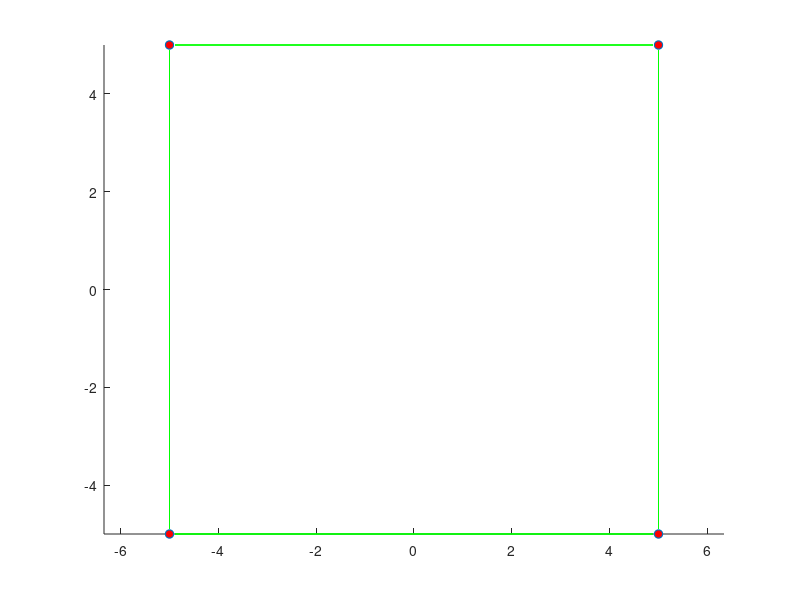
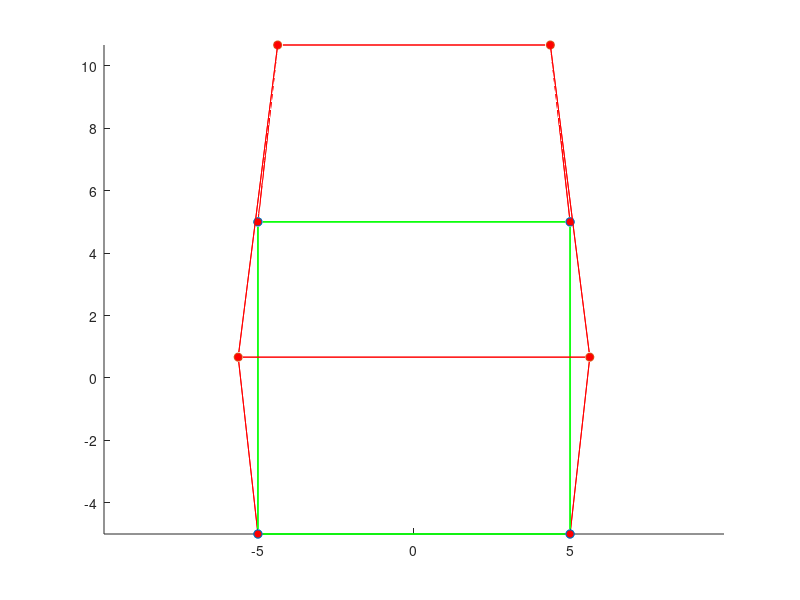
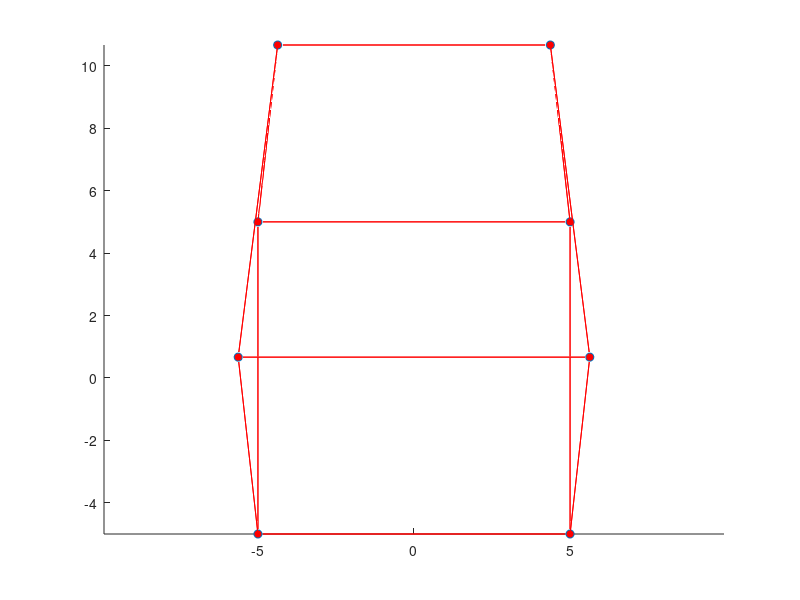

Write MATLAB code to recreate these figures, in order.
function FEM_selective_reduced_integration
%
%          Example 2D and 3D Linear elastic FEM code
%          Demonstrates use of selective reduced integration to fix
%          volumetric locking
%
%            Currently coded to run either plane strain or plane stress (2DOF) or general 3D but
%            could easily be modified for axisymmetry too.
%
%        Variables read from input file;
%        nprops              No. material parameters
%        materialprops(i)    List of material parameters
%        ncoord              No. spatial coords (2 for 2D, 3 for 3D)
%        ndof                No. degrees of freedom per node (2 for 2D, 3 for 3D)
%                            (here ndof=ncoord, but the program allows them to be different
%                            to allow extension to plate & beam elements with C^1 continuity)
%        nnode               No. nodes
%        coords(i,j)         ith coord of jth node, for i=1..ncoord; j=1..nnode
%        nelem               No. elements
%        maxnodes            Max no. nodes on any one element (used for array dimensioning)
%        nelnodes(i)         No. nodes on the ith element
%        elident(i)          An integer identifier for the ith element.  Not used
%                            in this code but could be used to switch on reduced integration,
%                            etc.
%        connect(i,j)        List of nodes on the jth element
%        nfix                Total no. prescribed displacements
%        fixnodes(i,j)       List of prescribed displacements at nodes
%                            fixnodes(1,j) Node number
%                            fixnodes(2,j) Displacement component number (1, 2 or 3)
%                            fixnodes(3,j) Value of the displacement
%        ndload              Total no. element faces subjected to tractions
%        dloads(i,j)         List of element tractions
%                            dloads(1,j) Element number
%                            dloads(2,j) face number
%                            dloads(3,j), dloads(4,j), dloads(5,j) Components of traction
%                            (assumed uniform) 
%
% This file should be run with the input file
% volumetric_locking_demo_linear.txt or volumetric_locking_demo_quad.txt
% 
%
% ==================== Read data from the input file ===========================
%
%
% YOU NEED TO CHANGE THE PATH & FILE NAME TO POINT TO YOUR INPUT FILE
%
% infile=fopen('volumetric_locking_demo_linear.txt','r');
infile=fopen('LinearElastic_Hex8.txt','r');
outfile=fopen('Result_Reduced.txt','w');

[nprops,materialprops,ncoord,ndof,nnode,coords,nelem,maxnodes,connect,nelnodes,elident,nfix,fixnodes,ndload,dloads] = read_input_file(infile);

fclose(infile);

% Plot the initial mesh as a check
close all
figure
plotmesh(coords,ncoord,nnode,connect,nelem,elident,nelnodes,'g');

%
%============================ MAIN FEM ANALYSIS PROCEDURE ========================
%
%   dofs        Nodal displacements.  Let u_i^a be ith displacement component
%               at jth node.  Then dofs contain (u_1^1, u_2^1, u_1^2, u_2^2....) for 2D
%               and (u_1^1, u_2^1, u_3^1, u_1^2, u_2^2, u_3^2....) for 3D
%
%   K           Global stiffness matrix.  Stored as (K_1111 K_1112  K_1121  K_1122...
%                                                    K_1211 K_1212  K_1221  K_1222...
%                                                    K_2111 K_2112  K_2121  K_2122...)
%               for 2D problem and similarly for 3D problem
%   r           Force vector.  Currently only includes contribution from tractions
%               acting on element faces (i.e. body forces are neglected)
%
  dofs = zeros(ndof*nnode,1);  

  K = globalstiffness(ncoord,ndof,nnode,coords,nelem,maxnodes,elident,nelnodes,connect,materialprops,dofs);

  r = globaltraction(ncoord,ndof,nnode,ndload,coords,nelnodes,elident,connect,dloads,dofs);

%
%  Fix constrained nodes.  We should really do this in a way that preserves the symmetry of K
%  but it's not worth it for the small demo problems here.
%
  for n = 1:nfix
     rw = ndof*(fixnodes(1,n)-1) + fixnodes(2,n);
     for cl = 1:ndof*nnode
        K(rw,cl) = 0;
     end
     K(rw,rw) = 1.;
     r(rw) = fixnodes(3,n);
  end
%
% Solve for the displacements
%

  dofs = K\r;

%
%================================= POST-PROCESSING =================================
%
% Create a plot of the deformed mesh
%

  defcoords = zeros(ndof,nnode); 
  scalefactor = 1.0;
  for i = 1:nnode
    for j = 1:ndof
       defcoords(j,i) = coords(j,i) + scalefactor*dofs(ndof*(i-1)+j); 
    end
  end

 figure
 plotmesh(coords,ncoord,nnode,connect,nelem,elident,nelnodes,'g');
 hold on
 plotmesh(defcoords,ncoord,nnode,connect,nelem,elident,nelnodes,'r');  
  
 %
 % Compare the predicted deformation with the exact result
 %
 figure
 
 plotmesh(defcoords,ncoord,nnode,connect,nelem,elident,nelnodes,'r'); 
 a = coords(2,1);
 b = coords(1,nnode);
 p = 1.;
 E = 2*materialprops(1)*(1+materialprops(2));
 nu = materialprops(2);
 for i =1:nnode
   x1=coords(1,i);
   x2=coords(2,i);
   r=sqrt(x1^2+x2^2);
   ur = (1+nu)*a^2*b^2*p/(E*(b^2-a^2))*(1/r+(1-2*materialprops(2))*r/b^2);
   u1 = ur*x1/(sqrt(x1^2+x2^2));
   u2 = ur*x2/(sqrt(x1^2+x2^2));
   scale = 1.;
   defcoords(1,i) = coords(1,i) + scale*u1;
   defcoords(2,i) = coords(2,i) + scale*u2; 
 end
 
 plotmesh(defcoords,ncoord,nnode,connect,nelem,elident,nelnodes,'b'); 
 
 print_results(outfile, ...
    nprops,materialprops,ncoord,ndof,nnode,coords, ...
    nelem,maxnodes,connect,nelnodes,elident, ...
    nfix,fixnodes,ndload,dloads,dofs)
 
fclose(outfile); 
end 

%================= Material Stiffness ==================================
%
%    Computes elasticity tensor C_{ijkl} = shear modulus and Poissons ratio
%    Currently coded either for plane strain, plane stress or general 3D.
%
function C = materialstiffness(ndof,ncoord,strain,materialprops)

   mu = materialprops(1);
   nu = materialprops(2);
   
   C = zeros(ndof,ncoord,ndof,ncoord);
   
   if (ncoord == 2)   

%  planestrain = 0 => plane stress, planestrain = 1 => plane strain
   planestrain = materialprops(3);
 
     for i = 1:2
       for j = 1:2
         for k = 1:2
           for l = 1:2
             if (planestrain==1) 
               if (i==j && k==l)
                   C(i,j,k,l) = C(i,j,k,l)+2*mu*nu/(1-2*nu);
               end
             else
               if (i==j && k==l)
                   C(i,j,k,l) = C(i,j,k,l)+2*mu*nu/(1-nu);
               end
             end
             if (i==l && k==j)
                 C(i,j,k,l) = C(i,j,k,l)+mu;
             end
             if (i==k && j==l)
                 C(i,j,k,l) = C(i,j,k,l)+mu;
             end
           end
         end
       end
     end
     
   elseif (ncoord == 3) 

     for i = 1:3 
       for j = 1:3
         for k = 1:3
           for l = 1:3
             if (i==j && k==l)
                 C(i,j,k,l)=C(i,j,k,l) + 2.*mu*nu/(1.-2.*nu);
             end
             if (i==k && j==l)
                 C(i,j,k,l)=C(i,j,k,l) + mu;
             end
             if (i==l && j==k)
                 C(i,j,k,l)=C(i,j,k,l) + mu;
             end
            end
          end
        end
      end
    end

 end
%================= Material Stress ==================================
%
%   Computes stress sigma_{ij} given strain epsilon_{ij}
%
function stress = materialstress(ndof,ncoord,strain,materialprops)

   C = materialstiffness(ndof,ncoord,strain,materialprops);
   stress = zeros(ndof,ncoord);
   for i = 1 : ndof
     for j = 1 : ncoord
        for k = 1 : ndof
          for l = 1: ncoord
            stress(i,j) = stress(i,j) + C(i,j,k,l)*strain(k,l);
          end
        end
     end
   end
  end
%
%====================== No. integration points =============================
%
%   Defines the number of integration points:be used for
%   each element type
%
function n = numberofintegrationpoints(ncoord,nelnodes,elident)
  
   if (ncoord == 1) 
     n = nelnodes;   
   elseif (ncoord == 2) 
     if (nelnodes == 3)
         n = 1;
     end
     if (nelnodes == 6)
         n = 3;
     end
     if (nelnodes == 4)
         n = 4;
     end
     if (nelnodes == 8)
         n = 9;
     end
   elseif (ncoord == 3) 
     if (nelnodes == 4)
         n = 1 ;
     end
     if (nelnodes == 10)
         n = 4;
     end
     if (nelnodes == 8)
         n = 8;
     end
     if (nelnodes == 20)
         n = 27;
     end
   end
end
%
%====================== No. reduced integration points =============================
%
%   Defines the number of integration points to be used for
%   each element type
%
function n = numberofreducedintegrationpoints(ncoord,nelnodes,elident)
  
   if (ncoord == 1) 
     n = nelnodes;   
   elseif (ncoord == 2) 
     if (nelnodes == 3)
         n = 1;
     end
     if (nelnodes == 6)
         n = 3;
     end
     if (nelnodes == 4)
         n = 1;
     end
     if (nelnodes == 8)
         n = 4;
     end
   elseif (ncoord == 3) 
     if (nelnodes == 4)
         n = 1 ;
     end
     if (nelnodes == 10)
         n = 4;
     end
     if (nelnodes == 8)
         n = 1;
     end
     if (nelnodes == 20)
         n = 8;
     end
   end
end   

%
%====================== INTEGRATION POINTS ==================================
%
%   Defines positions of integration points
%
function xi = integrationpoints(ncoord,nelnodes,npoints,elident)

   xi = zeros(ncoord,npoints);
%
%  1D elements
%
   if (ncoord == 1) 
     if (npoints==1) 
       xi(1,1) = 0.;
     elseif (npoints == 2) 
       xi(1,1) = -0.5773502692;
       xi(1,2) = -xi(1,1);
     elseif (npoints == 3) 
       xi(1,1) = -0.7745966692;
       xi(1,2) = 0.0;
       xi(1,3) = -xi(1,1);
     end
%
%  2D elements
%
   elseif (ncoord == 2) 
%
%    Triangular element
%
     if ( nelnodes == 3 || nelnodes == 6 ) 
       if (npoints == 1) 
         xi(1,1) = 1./3.;
         xi(2,1) = 1./3.;
       elseif (npoints == 3) 
         xi(1,1) = 0.6;
         xi(2,1) = 0.2;
         xi(1,2) = 0.2;
         xi(2,2) = 0.6;
         xi(1,3) = 0.2;
         xi(2,3) = 0.2;
       elseif (npoints == 4) 
         xi(1,1) = 1./3.;
         xi(2,1) = 1./3.;
         xi(1,2) = 0.6;
         xi(2,2) = 0.2;
         xi(1,3) = 0.2;
         xi(2,3) = 0.6;
         xi(1,4) = 0.2;
         xi(2,4) = 0.2;
       end
%
%    Rectangular element
%                  
     elseif ( nelnodes==4 || nelnodes==8 ) 

       if (npoints == 1) 
         xi(1,1) = 0.;
         xi(2,1) = 0.;
       elseif (npoints == 4) 
         xi(1,1) = -0.5773502692;
         xi(2,1) = xi(1,1);
         xi(1,2) = -xi(1,1);
         xi(2,2) = xi(1,1);
         xi(1,3) = xi(1,1);
         xi(2,3) = -xi(1,1);
         xi(1,4) = -xi(1,1);
         xi(2,4) = -xi(1,1);
       elseif (npoints == 9) 
         xi(1,1) = -0.7745966692;
         xi(2,1) = xi(1,1);
         xi(1,2) = 0.0;
         xi(2,2) = xi(1,1);
         xi(1,3) = -xi(1,1);
         xi(2,3) = xi(1,1);
         xi(1,4) = xi(1,1);
         xi(2,4) = 0.0;
         xi(1,5) = 0.0;
         xi(2,5) = 0.0;
         xi(1,6) = -xi(1,1);
         xi(2,6) = 0.0;
         xi(1,7) = xi(1,1);
         xi(2,7) = -xi(1,1);
         xi(1,8) = 0.;
         xi(2,8) = -xi(1,1);
         xi(1,9) = -xi(1,1);
         xi(2,9) = -xi(1,1);
       end
     end
%
%   3D elements
%
   elseif (ncoord == 3) 
%
%  3D elements
%
     if (nelnodes == 4 || nelnodes==10 ) 
       if (npoints == 1) 
         xi(1,1) = 0.25;
         xi(2,1) = 0.25;
         xi(3,1) = 0.25;
       elseif (npoints == 4) 
         xi(1,1) = 0.58541020;
         xi(2,1) = 0.13819660;
         xi(3,1) = xi(2,1);
         xi(1,2) = xi(2,1);
         xi(2,2) = xi(1,1);
         xi(3,2) = xi(2,1);
         xi(1,3) = xi(2,1);
         xi(2,3) = xi(2,1);
         xi(3,3) = xi(1,1);
         xi(1,4) = xi(2,1);
         xi(2,4) = xi(2,1);
         xi(3,4) = xi(2,1);
       end
     elseif ( nelnodes==8 || nelnodes==20 ) 
       if (npoints == 1) 
         xi(1,1) = 0.;
         xi(2,1) = 0.;
         xi(3,1) = 0.;
       elseif (npoints == 8) 
         x1D = [-0.5773502692,0.5773502692];
         for k = 1:2
           for j = 1:2 
             for i = 1:2
               n = 4*(k-1) + 2*(j-1) + i;
               xi(1,n) = x1D(i);
               xi(2,n) = x1D(j);
               xi(3,n) = x1D(k);
             end
           end
         end
       elseif (npoints == 27) 
         x1D = [-0.7745966692,0.,0.7745966692];
         for k = 1:3
           for j = 1:3
             for i = 1:3
               n = 9*(k-1) + 3*(j-1) + i;
               xi(1,n) = x1D(i);
               xi(2,n) = x1D(j);
               xi(3,n) = x1D(k);
             end
           end
         end
       end
     end
   end
end

%
%================= INTEGRATION WEIGHTS ==================================
%
%   Defines integration weights w_i
%
function w = integrationweights(ncoord,nelnodes,npoints,elident)

   w = zeros(npoints,1);

%
%  1D elements
%
   if (ncoord == 1) 
     if (npoints == 1)
       w(1) = 2.;
     elseif (npoints == 2) 
       w = [1.,1.];
     elseif (npoints == 3) 
       w = [0.555555555,0.888888888,0.555555555];
     end
%
%  2D elements
%
   elseif (ncoord == 2) 
%
%    Triangular element
%
     if ( nelnodes == 3 || nelnodes == 6 ) 
       if (npoints == 1) 
         w(1) = 0.5;
       elseif (npoints == 3) 
         w(1) = 1./6.;
         w(2) = 1./6.;
         w(3) = 1./6.;
       elseif (npoints == 4) 
         w = [-27./96.,25./96.,25/96.,25/96.];
       end
%
%    Rectangular element
%                  
     elseif ( nelnodes==4 || nelnodes==8 ) 

       if (npoints == 1) 
         w(1) = 4.;
       elseif (npoints == 4) 
         w = [1.,1.,1.,1.];
       elseif (npoints == 9 ) 
         w1D = [0.555555555,0.888888888,0.55555555555];
         for j = 1:3
           for i = 1:3
             n = 3*(j-1)+i;
             w(n) = w1D(i)*w1D(j);
           end
         end    
       end
     end 

   elseif (ncoord == 3) 
%
%  3D elements
%
     if (nelnodes == 4 || nelnodes==10 ) 
       if (npoints == 1) 
         w(1) = 1./6.;
       elseif (npoints == 4) 
         w = [1./24.,1./24.,1./24.,1./24.];
       end
     elseif ( nelnodes==8 || nelnodes==20 ) 
       if (npoints == 1) 
         w(1) = 8.;
       elseif (npoints == 8) 
         w = [1.,1.,1.,1.,1.,1.,1.,1.];
       elseif (npoints == 27) 
         w1D = [0.555555555,0.888888888,0.55555555555];
         for k = 1:3
           for j = 1:3
             for i = 1:3
               n = 9*(k-1)+3*(j-1)+i;
               w(n) = w1D(i)*w1D(j)*w1D(k);
             end
           end    
         end
       end
     end
   end
end

%
%================= SHAPE FUNCTIONS ==================================
%
%        Calculates shape functions for various element types
%
function N = shapefunctions(nelnodes,ncoord,elident,xi)
 

   N = zeros(nelnodes,1);
%
%  1D elements
%
  if (ncoord == 1) 
    if (nelnodes==2) 
      N(1) = 0.5*(1.+xi(1));
      N(2) = 0.5*(1.-xi(1));
    elseif (nelnodes == 3) 
      N(1) = -0.5*xi(1)*(1.-xi(1));
      N(2) =  0.5*xi(1)*(1.+xi(1));
      N(3) = (1.-xi(1))*(1.+xi(1));
    end
%
%  2D elements
%
   elseif (ncoord == 2) 
%
%    Triangular element
%
     if ( nelnodes == 3 ) 
       N(1) = xi(1);
       N(2) = xi(2);
       N(3) = 1.-xi(1)-xi(2);               
     elseif ( nelnodes == 6 ) 
       xi3 = 1.-xi(1)-xi(2);
       N(1) = (2.*xi(1)-1.)*xi(1);
       N(2) = (2.*xi(2)-1.)*xi(2);
       N(3) = (2.*xi3-1.)*xi3;
       N(4) = 4.*xi(1)*xi(2);
       N(5) = 4.*xi(2)*xi3;
       N(6) = 4.*xi3*xi(1);
%
%    Rectangular element
%                  
     elseif ( nelnodes == 4 ) 
       N(1) = 0.25*(1.-xi(1))*(1.-xi(2));
       N(2) = 0.25*(1.+xi(1))*(1.-xi(2));
       N(3) = 0.25*(1.+xi(1))*(1.+xi(2));
       N(4) = 0.25*(1.-xi(1))*(1.+xi(2));
     elseif (nelnodes == 8) 
       N(1) = -0.25*(1.-xi(1))*(1.-xi(2))*(1.+xi(1)+xi(2));
       N(2) = 0.25*(1.+xi(1))*(1.-xi(2))*(xi(1)-xi(2)-1.);
       N(3) = 0.25*(1.+xi(1))*(1.+xi(2))*(xi(1)+xi(2)-1.);
       N(4) = 0.25*(1.-xi(1))*(1.+xi(2))*(xi(2)-xi(1)-1.);
       N(5) = 0.5*(1.-xi(1)*xi(1))*(1.-xi(2));
       N(6) = 0.5*(1.+xi(1))*(1.-xi(2)*xi(2));
       N(7) = 0.5*(1.-xi(1)*xi(1))*(1.+xi(2));
       N(8) = 0.5*(1.-xi(1))*(1.-xi(2)*xi(2));
     end
%
   elseif (ncoord==3) 

     if (nelnodes == 4) 
       N(1) = xi(1);
       N(2) = xi(2);
       N(3) = xi(3);
       N(4) = 1.-xi(1)-xi(2)-xi(3);
     elseif (nelnodes == 10) 
       xi4 = 1.-xi(1)-xi(2)-xi(3);
       N(1) = (2.*xi(1)-1.)*xi(1);
       N(2) = (2.*xi(2)-1.)*xi(2);
       N(3) = (2.*xi(3)-1.)*xi(3);
       N(4) = (2.*xi4-1.)*xi4;
       N(5) = 4.*xi(1)*xi(2);
       N(6) = 4.*xi(2)*xi(3);
       N(7) = 4.*xi(3)*xi(1);
       N(8) = 4.*xi(1)*xi4;
       N(9) = 4.*xi(2)*xi4;
       N(10) = 4.*xi(3)*xi4;
     elseif (nelnodes == 8) 
       N(1) = (1.-xi(1))*(1.-xi(2))*(1.-xi(3))/8.;
       N(2) = (1.+xi(1))*(1.-xi(2))*(1.-xi(3))/8.;
       N(3) = (1.+xi(1))*(1.+xi(2))*(1.-xi(3))/8.;
       N(4) = (1.-xi(1))*(1.+xi(2))*(1.-xi(3))/8.;
       N(5) = (1.-xi(1))*(1.-xi(2))*(1.+xi(3))/8.;
       N(6) = (1.+xi(1))*(1.-xi(2))*(1.+xi(3))/8.;
       N(7) = (1.+xi(1))*(1.+xi(2))*(1.+xi(3))/8.;
       N(8) = (1.-xi(1))*(1.+xi(2))*(1.+xi(3))/8.;
     elseif (nelnodes == 20) 
       N(1) = (1.-xi(1))*(1.-xi(2))*(1.-xi(3))*(-xi(1)-xi(2)-xi(3)-2.)/8.;
       N(2) = (1.+xi(1))*(1.-xi(2))*(1.-xi(3))*(xi(1)-xi(2)-xi(3)-2.)/8.;
       N(3) = (1.+xi(1))*(1.+xi(2))*(1.-xi(3))*(xi(1)+xi(2)-xi(3)-2.)/8.;
       N(4) = (1.-xi(1))*(1.+xi(2))*(1.-xi(3))*(-xi(1)+xi(2)-xi(3)-2.)/8.;
       N(5) = (1.-xi(1))*(1.-xi(2))*(1.+xi(3))*(-xi(1)-xi(2)+xi(3)-2.)/8.;
       N(6) = (1.+xi(1))*(1.-xi(2))*(1.+xi(3))*(xi(1)-xi(2)+xi(3)-2.)/8.;
       N(7) = (1.+xi(1))*(1.+xi(2))*(1.+xi(3))*(xi(1)+xi(2)+xi(3)-2.)/8.;
       N(8) = (1.-xi(1))*(1.+xi(2))*(1.+xi(3))*(-xi(1)+xi(2)+xi(3)-2.)/8.;
       N(9)  = (1.-xi(1)^2)*(1.-xi(2))*(1.-xi(3))/4.;
       N(10) = (1.+xi(1))*(1.-xi(2)^2)*(1.-xi(3))/4.;
       N(11) = (1.-xi(1)^2)*(1.+xi(2))*(1.-xi(3))/4.;
       N(12) = (1.-xi(1))*(1.-xi(2)^2)*(1.-xi(3))/4.;
       N(13) = (1.-xi(1)^2)*(1.-xi(2))*(1.+xi(3))/4.;
       N(14) = (1.+xi(1))*(1.-xi(2)^2)*(1.+xi(3))/4.;
       N(15) = (1.-xi(1)^2)*(1.+xi(2))*(1.+xi(3))/4.;
       N(16) = (1.-xi(1))*(1.-xi(2)^2)*(1.+xi(3))/4.;
       N(17) = (1.-xi(1))*(1.-xi(2))*(1.-xi(3)^2)/4.;
       N(18) = (1.+xi(1))*(1.-xi(2))*(1.-xi(3)^2)/4.;
       N(19) = (1.+xi(1))*(1.+xi(2))*(1.-xi(3)^2)/4.;
       N(20) = (1.-xi(1))*(1.+xi(2))*(1.-xi(3)^2)/4.;
     end
   end

end

%
%================= SHAPE FUNCTION DERIVATIVES ======================
%
function dNdxi = shapefunctionderivs(nelnodes,ncoord,elident,xi)

  dNdxi = zeros(nelnodes,ncoord);
%
% 1D elements
%
  if (ncoord == 1) 
    if (nelnodes==2) 
      dNdxi(1,1) = 0.5;
      dNdxi(2,1) = -0.5;
    elseif (nelnodes == 3) 
      dNdxi(1,1) = -0.5+xi(1);
      dNdxi(2,1) =  0.5+xi(1);
      dNdxi(3,1) = -2.*xi(1);
    end
%
%  2D elements
%
   elseif (ncoord == 2) 
%
%    Triangular element
%
     if ( nelnodes == 3 ) 
       dNdxi(1,1) = 1.;
       dNdxi(2,2) = 1.;
       dNdxi(3,1) = -1.;
       dNdxi(3,2) = -1.;               
     elseif ( nelnodes == 6 ) 
       xi3 = 1.-xi(1)-xi(2);
       dNdxi(1,1) = 4.*xi(1)-1.;
       dNdxi(2,2) = 4.*xi(2)-1.;
       dNdxi(3,1) = -(4.*xi3-1.);
       dNdxi(3,2) = -(4.*xi3-1.);
       dNdxi(4,1) = 4.*xi(2);
       dNdxi(4,2) = 4.*xi(1);
       dNdxi(5,1) = -4.*xi(2);
       dNdxi(5,2) = -4.*xi(1);
       dNdxi(6,1) = 4.*xi3 - 4.*xi(1);
       dNdxi(6,2) = 4.*xi3 - 4.*xi(2);
%
%    Rectangular element
%                  
     elseif ( nelnodes == 4 ) 
       dNdxi(1,1) = -0.25*(1.-xi(2));
       dNdxi(1,2) = -0.25*(1.-xi(1));
       dNdxi(2,1) = 0.25*(1.-xi(2));
       dNdxi(2,2) = -0.25*(1.+xi(1));
       dNdxi(3,1) = 0.25*(1.+xi(2));
       dNdxi(3,2) = 0.25*(1.+xi(1));
       dNdxi(4,1) = -0.25*(1.+xi(2));
       dNdxi(4,2) = 0.25*(1.-xi(1));
     elseif (nelnodes == 8) 
       dNdxi(1,1) = 0.25*(1.-xi(2))*(2.*xi(1)+xi(2));
       dNdxi(1,2) = 0.25*(1.-xi(1))*(xi(1)+2.*xi(2));
       dNdxi(2,1) = 0.25*(1.-xi(2))*(2.*xi(1)-xi(2));
       dNdxi(2,2) = 0.25*(1.+xi(1))*(2.*xi(2)-xi(1));
       dNdxi(3,1) = 0.25*(1.+xi(2))*(2.*xi(1)+xi(2));
       dNdxi(3,2) = 0.25*(1.+xi(1))*(2.*xi(2)+xi(1));
       dNdxi(4,1) = 0.25*(1.+xi(2))*(2.*xi(1)-xi(2));
       dNdxi(4,2) = 0.25*(1.-xi(1))*(2.*xi(2)-xi(1));
       dNdxi(5,1) = -xi(1)*(1.-xi(2));
       dNdxi(5,2) = -0.5*(1.-xi(1)*xi(1));
       dNdxi(6,1) = 0.5*(1.-xi(2)*xi(2));
       dNdxi(6,2) = -(1.+xi(1))*xi(2);
       dNdxi(7,1) = -xi(1)*(1.+xi(2));
       dNdxi(7,2) = 0.5*(1.-xi(1)*xi(1));
       dNdxi(8,1) = -0.5*(1.-xi(2)*xi(2));
       dNdxi(8,2) = -(1.-xi(1))*xi(2);
      end
%
%    3D elements
%
   elseif (ncoord==3) 

     if (nelnodes == 4) 
       dNdxi(1,1) = 1.;
       dNdxi(2,2) = 1.;
       dNdxi(3,3) = 1.;
       dNdxi(4,1) = -1.;
       dNdxi(4,2) = -1.;
       dNdxi(4,3) = -1.;
     elseif (nelnodes == 10) 
       xi4 = 1.-xi(1)-xi(2)-xi(3);
       dNdxi(1,1) = (4.*xi(1)-1.);
       dNdxi(2,2) = (4.*xi(2)-1.);
       dNdxi(3,3) = (4.*xi(3)-1.);
       dNdxi(4,1) = -(4.*xi4-1.);
       dNdxi(4,2) = -(4.*xi4-1.);
       dNdxi(4,3) = -(4.*xi4-1.);
       dNdxi(5,1) = 4.*xi(2);
       dNdxi(5,2) = 4.*xi(1);
       dNdxi(6,2) = 4.*xi(3);
       dNdxi(6,3) = 4.*xi(2);
       dNdxi(7,1) = 4.*xi(3);
       dNdxi(7,3) = 4.*xi(1); 
       dNdxi(8,1) = 4.*(xi4-xi(1));
       dNdxi(8,2) = -4.*xi(1);
       dNdxi(8,3) = -4.*xi(1);
       dNdxi(9,1) = -4.*xi(2);
       dNdxi(9,2) = 4.*(xi4-xi(2));
       dNdxi(9,3) = -4.*xi(2);
       dNdxi(10,1) = -4.*xi(3)*xi4;
       dNdxi(10,2) = -4.*xi(3);
       dNdxi(10,3) = 4.*(xi4-xi(3));
     elseif (nelnodes == 8) 
       dNdxi(1,1) = -(1.-xi(2))*(1.-xi(3))/8.;
       dNdxi(1,2) = -(1.-xi(1))*(1.-xi(3))/8.;
       dNdxi(1,3) = -(1.-xi(1))*(1.-xi(2))/8.;
       dNdxi(2,1) = (1.-xi(2))*(1.-xi(3))/8.;
       dNdxi(2,2) = -(1.+xi(1))*(1.-xi(3))/8.;
       dNdxi(2,3) = -(1.+xi(1))*(1.-xi(2))/8.;
       dNdxi(3,1) = (1.+xi(2))*(1.-xi(3))/8.;
       dNdxi(3,2) = (1.+xi(1))*(1.-xi(3))/8.;
       dNdxi(3,3) = -(1.+xi(1))*(1.+xi(2))/8.;
       dNdxi(4,1) = -(1.+xi(2))*(1.-xi(3))/8.;
       dNdxi(4,2) = (1.-xi(1))*(1.-xi(3))/8.;
       dNdxi(4,3) = -(1.-xi(1))*(1.+xi(2))/8.;
       dNdxi(5,1) = -(1.-xi(2))*(1.+xi(3))/8.;
       dNdxi(5,2) = -(1.-xi(1))*(1.+xi(3))/8.;
       dNdxi(5,3) = (1.-xi(1))*(1.-xi(2))/8.;
       dNdxi(6,1) = (1.-xi(2))*(1.+xi(3))/8.;
       dNdxi(6,2) = -(1.+xi(1))*(1.+xi(3))/8.;
       dNdxi(6,3) = (1.+xi(1))*(1.-xi(2))/8.;
       dNdxi(7,1) = (1.+xi(2))*(1.+xi(3))/8.;
       dNdxi(7,2) = (1.+xi(1))*(1.+xi(3))/8.;
       dNdxi(7,3) = (1.+xi(1))*(1.+xi(2))/8.;
       dNdxi(8,1) = -(1.+xi(2))*(1.+xi(3))/8.;
       dNdxi(8,2) = (1.-xi(1))*(1.+xi(3))/8.;
       dNdxi(8,3) = (1.-xi(1))*(1.+xi(2))/8.;
     elseif (nelnodes == 20) 
       dNdxi(1,1) = (-(1.-xi(2))*(1.-xi(3))*(-xi(1)-xi(2)-xi(3)-2.)-(1.-xi(1))*(1.-xi(2))*(1.-xi(3)))/8.;
       dNdxi(1,2) = (-(1.-xi(1))*(1.-xi(3))*(-xi(1)-xi(2)-xi(3)-2.)-(1.-xi(1))*(1.-xi(2))*(1.-xi(3)))/8.;
       dNdxi(1,3) = (-(1.-xi(1))*(1.-xi(2))*(-xi(1)-xi(2)-xi(3)-2.)-(1.-xi(1))*(1.-xi(2))*(1.-xi(3)))/8.;

       dNdxi(2,1) = ((1.-xi(2))*(1.-xi(3))*(xi(1)-xi(2)-xi(3)-2.)+(1.+xi(1))*(1.-xi(2))*(1.-xi(3)))/8.;
       dNdxi(2,2) = (-(1.+xi(1))*(1.-xi(3))*(xi(1)-xi(2)-xi(3)-2.)-(1.+xi(1))*(1.-xi(2))*(1.-xi(3)))/8.;
       dNdxi(2,3) = (-(1.+xi(1))*(1.-xi(2))*(xi(1)-xi(2)-xi(3)-2.)-(1.+xi(1))*(1.-xi(2))*(1.-xi(3)))/8.;

       dNdxi(3,1) = ((1.+xi(2))*(1.-xi(3))*(xi(1)+xi(2)-xi(3)-2.)+(1.+xi(1))*(1.+xi(2))*(1.-xi(3)))/8.;
       dNdxi(3,2) = ((1.+xi(1))*(1.-xi(3))*(xi(1)+xi(2)-xi(3)-2.)+(1.+xi(1))*(1.+xi(2))*(1.-xi(3)))/8.;
       dNdxi(3,3) = (-(1.+xi(1))*(1.+xi(2))*(xi(1)+xi(2)-xi(3)-2.)-(1.+xi(1))*(1.+xi(2))*(1.-xi(3)))/8.;

       dNdxi(4,1) = (-(1.+xi(2))*(1.-xi(3))*(-xi(1)+xi(2)-xi(3)-2.)-(1.-xi(1))*(1.+xi(2))*(1.-xi(3)))/8.;
       dNdxi(4,2) = ((1.-xi(1))*(1.-xi(3))*(-xi(1)+xi(2)-xi(3)-2.)+(1.-xi(1))*(1.+xi(2))*(1.-xi(3)))/8.;
       dNdxi(4,3) = (-(1.-xi(1))*(1.+xi(2))*(-xi(1)+xi(2)-xi(3)-2.)-(1.-xi(1))*(1.+xi(2))*(1.-xi(3)))/8.;
       dNdxi(5,1) = (-(1.-xi(2))*(1.+xi(3))*(-xi(1)-xi(2)+xi(3)-2.)-(1.-xi(1))*(1.-xi(2))*(1.+xi(3)))/8.;
       dNdxi(5,2) = (-(1.-xi(1))*(1.+xi(3))*(-xi(1)-xi(2)+xi(3)-2.)-(1.-xi(1))*(1.-xi(2))*(1.+xi(3)))/8.;
       dNdxi(5,3) = ((1.-xi(1))*(1.-xi(2))*(-xi(1)-xi(2)+xi(3)-2.)+(1.-xi(1))*(1.-xi(2))*(1.+xi(3)))/8.;
       dNdxi(6,1) = ((1.-xi(2))*(1.+xi(3))*(xi(1)-xi(2)+xi(3)-2.)+(1.+xi(1))*(1.-xi(2))*(1.+xi(3)))/8.;
       dNdxi(6,2) = (-(1.+xi(1))*(1.+xi(3))*(xi(1)-xi(2)+xi(3)-2.)-(1.+xi(1))*(1.-xi(2))*(1.+xi(3)))/8.;
       dNdxi(6,3) = ((1.+xi(1))*(1.-xi(2))*(xi(1)-xi(2)+xi(3)-2.)+(1.+xi(1))*(1.-xi(2))*(1.+xi(3)))/8.;
       dNdxi(7,1) = ((1.+xi(2))*(1.+xi(3))*(xi(1)+xi(2)+xi(3)-2.)+(1.+xi(1))*(1.+xi(2))*(1.+xi(3)))/8.;
       dNdxi(7,2) = ((1.+xi(1))*(1.+xi(3))*(xi(1)+xi(2)+xi(3)-2.)+(1.+xi(1))*(1.+xi(2))*(1.+xi(3)))/8.;
       dNdxi(7,3) = ((1.+xi(1))*(1.+xi(2))*(xi(1)+xi(2)+xi(3)-2.)+(1.+xi(1))*(1.+xi(2))*(1.+xi(3)))/8.;
       dNdxi(8,1) = (-(1.+xi(2))*(1.+xi(3))*(-xi(1)+xi(2)+xi(3)-2.)-(1.-xi(1))*(1.+xi(2))*(1.+xi(3)))/8.;
       dNdxi(8,2) = ((1.-xi(1))*(1.+xi(3))*(-xi(1)+xi(2)+xi(3)-2.)+(1.-xi(1))*(1.+xi(2))*(1.+xi(3)))/8.;
       dNdxi(8,3) = ((1.-xi(1))*(1.+xi(2))*(-xi(1)+xi(2)+xi(3)-2.)+(1.-xi(1))*(1.+xi(2))*(1.+xi(3)))/8.;
       dNdxi(9,1)  = -2.*xi(1)*(1.-xi(2))*(1.-xi(3))/4.;
       dNdxi(9,2)  = -(1.-xi(1)^2)*(1.-xi(3))/4.;
       dNdxi(9,3)  = -(1.-xi(1)^2)*(1.-xi(2))/4.;
       dNdxi(10,1)  = (1.-xi(2)^2)*(1.-xi(3))/4.;
       dNdxi(10,2)  = -2.*xi(2)*(1.+xi(1))*(1.-xi(3))/4.;
       dNdxi(10,3)  = -(1.-xi(2)^2)*(1.+xi(1))/4.;
       dNdxi(11,1)  = -2.*xi(1)*(1.+xi(2))*(1.-xi(3))/4.;
       dNdxi(11,2)  = (1.-xi(1)^2)*(1.-xi(3))/4.;
       dNdxi(11,3)  = -(1.-xi(1)^2)*(1.+xi(2))/4.;
       dNdxi(12,1)  = -(1.-xi(2)^2)*(1.-xi(3))/4.;
       dNdxi(12,2)  = -2.*xi(2)*(1.-xi(1))*(1.-xi(3))/4.;
       dNdxi(12,3)  = -(1.-xi(2)^2)*(1.-xi(1))/4.;
       dNdxi(13,1)  = -2.*xi(1)*(1.-xi(2))*(1.+xi(3))/4.;
       dNdxi(13,2)  = -(1.-xi(1)^2)*(1.+xi(3))/4.;
       dNdxi(13,3)  = (1.-xi(1)^2)*(1.-xi(2))/4.;
       dNdxi(14,1)  = (1.-xi(2)^2)*(1.+xi(3))/4.;
       dNdxi(14,2)  = -2.*xi(2)*(1.+xi(1))*(1.+xi(3))/4.;
       dNdxi(14,3)  = (1.-xi(2)^2)*(1.+xi(1))/4.;
       dNdxi(15,1)  = -2.*xi(1)*(1.+xi(2))*(1.+xi(3))/4.;
       dNdxi(15,2)  =  (1.-xi(1)^2)*(1.+xi(3))/4.;
       dNdxi(15,3)  = (1.-xi(1)^2)*(1.+xi(2))/4.;
       dNdxi(16,1)  = -(1.-xi(2)^2)*(1.+xi(3))/4.;
       dNdxi(16,2)  = -2.*xi(2)*(1.-xi(1))*(1.+xi(3))/4.;
       dNdxi(16,3)  = (1.-xi(2)^2)*(1.-xi(1))/4.;
       dNdxi(17,1) = -(1.-xi(2))*(1.-xi(3)^2)/4.;
       dNdxi(17,2) = -(1.-xi(1))*(1.-xi(3)^2)/4.;
       dNdxi(17,3) = -xi(3)*(1.-xi(1))*(1.-xi(2))/2.;
       dNdxi(18,1) = (1.-xi(2))*(1.-xi(3)^2)/4.;
       dNdxi(18,2) = -(1.+xi(1))*(1.-xi(3)^2)/4.;
       dNdxi(18,3) = -xi(3)*(1.+xi(1))*(1.-xi(2))/2.;
       dNdxi(19,1) = (1.+xi(2))*(1.-xi(3)^2)/4.;
       dNdxi(19,2) = (1.+xi(1))*(1.-xi(3)^2)/4.;
       dNdxi(19,3) = -xi(3)*(1.+xi(1))*(1.+xi(2))/2.;
       dNdxi(20,1) = -(1.+xi(2))*(1.-xi(3)^2)/4.;
       dNdxi(20,2) = (1.-xi(1))*(1.-xi(3)^2)/4.;
       dNdxi(20,3) = -xi(3)*(1.-xi(1))*(1.+xi(2))/2.;
     end
   end

  end
%
%================= ELEMENT STIFFNESS MATRIX ================================
%
function kel = elstif(ncoord,ndof,nelnodes,elident,coord,materialprops,displacement)
%
%  Assemble the element stiffness
%
%    Arguments;
%
%      ncoord             No. coordinates (2 or 3 for 2D or 3D problem)
%      ndof               No. degrees of freedom per node (often ndof = ncoord)
%      nelnodes           No. nodes on the element
%      elident            Element identifier (not used here - for future enhancements!)
%      coords(i,a)        ith coord of ath node
%      materialprops      Material properties passed on:constitutive procedures
%      displacement(i,a)  ith displacement component at ath node
%
%   Local variables
%      npoints            No. integration points
%      xi(i,inpt)         ith local coord of integration point no. intpt
%      w(intpt)           weight for integration point no. intpt
%      N(a)               Shape function associated with ath node on element
%      dNdxi(a,i)         Derivative of ath shape function wrt ith local coord
%      dNdx(a,i)          Derivative of ath shape function wrt ith global coord
%      dxdxi(i,j)         Derivative of ith global coord wrt jth local coord
%      dxidx(i,j)         Derivative of ith local coord wrt jth global coord
%      det                Determinant of jacobian
%      strain(i,j)        strain_ij components
%      dsde(i,j,k,l)      Derivative of stress_ij with respect:strain_kl
%      kel(row,col)       Rows && cols of element stiffness
%
%
   npoints = numberofintegrationpoints(ncoord,nelnodes,elident);
   dNdx = zeros(nelnodes,ncoord);
   dxdxi = zeros(ncoord,ncoord);
   strain = zeros(ndof,ncoord);
   kel = zeros(ndof*nelnodes,ndof*nelnodes);
%
%  Set up integration points && weights    
%
   xilist = integrationpoints(ncoord,nelnodes,npoints,elident);
   w = integrationweights(ncoord,nelnodes,npoints,elident);
%
%  Loop over the integration points
%
   for intpt = 1:npoints

%     Compute shape functions && derivatives wrt local coords
%
      for i = 1:ncoord
        xi(i) = xilist(i,intpt);
      end      
      N = shapefunctions(nelnodes,ncoord,elident,xi);
      dNdxi = shapefunctionderivs(nelnodes,ncoord,elident,xi);

      
%
%     Compute the jacobian matrix && its determinant
%
      for i = 1:ncoord
        for j = 1:ncoord
          dxdxi(i,j) = 0.;
          for a = 1:nelnodes
            dxdxi(i,j) = dxdxi(i,j) + coord(i,a)*dNdxi(a,j);
          end
        end
      end
      
      dxidx = inv(dxdxi);
      dt = det(dxdxi);
%
%     Convert shape function derivatives:derivatives wrt global coords
%
      for a = 1:nelnodes
        for i = 1:ncoord
          dNdx(a,i) = 0.;
          for j = 1:ncoord
            dNdx(a,i) = dNdx(a,i) + dNdxi(a,j)*dxidx(j,i);
          end
        end
      end
%
%     Compute the (infinitesimal) strain by differentiating displacements
%     This step is not really necessary for linear elasticity calculations
%     where stiffness is independent of strain.  It is included:allow
%     extension:nonlinear materials later.
%
      for i = 1:ncoord
         for j = 1:ncoord
            strain(i,j) = 0.;
            for a = 1:nelnodes
              strain(i,j) = strain(i,j) + 0.5*(displacement(i,a)*dNdx(a,j)+displacement(j,a)*dNdx(a,i));
            end
         end
      end
%
%     Compute the material tangent stiffness (d stress/d strain)
%     ds/de is just C_ijkl for linear elasticity - this notation is used
%     to allow extension to nonlinear problems
%
      dsde = materialstiffness(ndof,ncoord,strain,materialprops);
%
%     Compute the element stiffness
%             
      for a = 1:nelnodes
        for i = 1:ndof
          for b = 1:nelnodes
            for k = 1:ndof
              row = ndof*(a-1)+i;
              col = ndof*(b-1)+k;
              for j = 1:ncoord
                for l = 1:ncoord
                  kel(col,row) = kel(col,row) + ...
                      dsde(i,j,k,l)*dNdx(b,l)*dNdx(a,j)*w(intpt)*dt;
                  kel(col,row) = kel(col,row) - ...
                      (1/ncoord)*dsde(j,j,k,l)*dNdx(b,l)*dNdx(a,i)*w(intpt)*dt;
                end
              end
            end
          end
        end
      end
   end
%
%  Deviatoric part of stiffness is evaluated using reduced integration
%
   npoints = numberofreducedintegrationpoints(ncoord,nelnodes,elident);
   xilist = integrationpoints(ncoord,nelnodes,npoints,elident);
   w = integrationweights(ncoord,nelnodes,npoints,elident);
%
%  Loop over the integration points
%
   for intpt = 1:npoints

%     Compute shape functions && derivatives wrt local coords
%
      for i = 1:ncoord
        xi(i) = xilist(i,intpt);
      end      
      N = shapefunctions(nelnodes,ncoord,elident,xi);
      dNdxi = shapefunctionderivs(nelnodes,ncoord,elident,xi);     
%
%     Compute the jacobian matrix && its determinant
%
      for i = 1:ncoord
        for j = 1:ncoord
          dxdxi(i,j) = 0.;
          for a = 1:nelnodes
            dxdxi(i,j) = dxdxi(i,j) + coord(i,a)*dNdxi(a,j);
          end
        end
      end
      
      dxidx = inv(dxdxi);
      dt = det(dxdxi);
%
%     Convert shape function derivatives:derivatives wrt global coords
%
      for a = 1:nelnodes
        for i = 1:ncoord
          dNdx(a,i) = 0.;
          for j = 1:ncoord
            dNdx(a,i) = dNdx(a,i) + dNdxi(a,j)*dxidx(j,i);
          end
        end
      end
%
%     Compute the (infinitesimal) strain by differentiating displacements
%     This step is not really necessary for linear elasticity calculations
%     where stiffness is independent of strain.  It is included:allow
%     extension:nonlinear materials later.
%
      for i = 1:ncoord
         for j = 1:ncoord
            strain(i,j) = 0.;
            for a = 1:nelnodes
              strain(i,j) = strain(i,j) + 0.5*(displacement(i,a)*dNdx(a,j)+displacement(j,a)*dNdx(a,i));
            end
         end
      end
%
%     Compute the material tangent stiffness (d stress/d strain)
%     ds/de is just C_ijkl for linear elasticity - this notation is used
%     to allow extension to nonlinear problems
%
      dsde = materialstiffness(ndof,ncoord,strain,materialprops);
%
%     Compute the element stiffness
%             
      for a = 1:nelnodes
        for i = 1:ndof
          for b = 1:nelnodes
            for k = 1:ndof
              row = ndof*(a-1)+i;
              col = ndof*(b-1)+k;
              for j = 1:ncoord
                for l = 1:ncoord
                  kel(col,row) = kel(col,row) + ...
                      (1/ncoord)*dsde(j,j,k,l)*dNdx(b,l)*dNdx(a,i)*w(intpt)*dt;
                end
              end
            end
          end
        end
      end
   end
   
end


 %====================== No. nodes on element faces ================
%
%   This procedure returns the number of nodes on each element face
%   for various element types.  This info is needed for computing
%   the surface integrals associated with the element traction vector
%
function n = nfacenodes(ncoord,nelnodes,elident,face)
   if (ncoord == 2) 
     if (nelnodes == 3 || nelnodes == 4)
         n = 2;
     elseif (nelnodes == 6 || nelnodes == 8)
         n=3;
     end
   elseif (ncoord == 3) 
     if (nelnodes == 4)
         n = 3;
     elseif (nelnodes == 10)
         n = 6;
     elseif (nelnodes == 8)
         n = 4;
     elseif (nelnodes == 20)
         n = 8;
     end
   end
end
%======================= Lists of nodes on element faces =============
%
%    This procedure returns the list of nodes on an element face
%    The nodes are ordered so that the element face forms either
%    a 1D line element or a 2D surface element for 2D or 3D problems
%
function list = facenodes(ncoord,nelnodes,elident,face)

   i3 = [2,3,1];
   i4 = [2,3,4,1]; 

   list = zeros(nfacenodes(ncoord,nelnodes,face),1);

   if (ncoord == 2) 
     if (nelnodes == 3) 
       list(1) = face;
       list(2) = i3(face);
     elseif (nelnodes == 6) 
       list(1) = face;
       list(2) = i3(face);
       list(3) = face+3;
     elseif (nelnodes==4) 
       list(1) = face;
       list(2) = i4(face);
     elseif (nelnodes==8) 
       list(1) = face;
       list(2) = i4(face);
       list(3) = face+4;
     end
   elseif (ncoord == 3) 
     if (nelnodes==4) 
       if   (face == 1)
           list = [1,2,3];
       elseif (face == 2)
           list = [1,4,2];
       elseif (face == 3)
           list = [2,4,3];
       elseif (face == 4)
           list = [3,4,1];
       end
     elseif (nelnodes == 10) 
       if   (face == 1)
           list = [1,2,3,5,6,7];
       elseif (face == 2)
           list = [1,4,2,8,9,5];
       elseif (face == 3)
           list = [2,4,3,9,10,6];
       elseif (face == 4)
           list = [3,4,1,10,8,7];
       end
     elseif (nelnodes == 8) 
       if   (face == 1)
           list = [1,2,3,4];
       elseif (face == 2)
           list = [5,8,7,6];
       elseif (face == 3)
           list = [1,5,6,2];
       elseif (face == 4)
           list = [2,3,7,6];
       elseif (face == 5)
           list = [3,7,8,4];
       elseif (face == 6)
           list = [4,8,5,1];
       end
     elseif (nelnodes == 20)  
       if   (face == 1)
           list = [1,2,3,4,9,10,11,12];
       elseif (face == 2)
           list = [5,8,7,6,16,15,14,13];
       elseif (face == 3)
           list = [1,5,6,2,17,13,18,9];
       elseif (face == 4)
           list = [2,6,7,3,18,14,19,10];
       elseif (face == 5)
           list = [3,7,8,4,19,15,6,11];
       elseif (face == 6)
           list = [4,8,5,1,20,16,17,12];
       end
     end
   end
end
%
%====================== ELEMENT DISTRIBUTED LOAD VECTOR ==============
%
function r = eldload(ncoord,ndof,nfacenodes,elident,coords,traction)

  npoints = numberofintegrationpoints(ncoord-1,nfacenodes);
  xi = zeros(ncoord-1,1);
  dxdxi = zeros(ncoord,ncoord-1);
  r = zeros(ndof*nfacenodes,1);
   
  xilist = integrationpoints(ncoord-1,nfacenodes,npoints);
  w = integrationweights(ncoord-1,nfacenodes,npoints);

  for intpt = 1:npoints

    for i = 1:ncoord-1
      xi(i) = xilist(i,intpt);
    end

    N = shapefunctions(nfacenodes,ncoord-1,elident,xi);
    dNdxi = shapefunctionderivs(nfacenodes,ncoord-1,elident,xi);
%
%     Compute the jacobian matrix && its determinant
%
    for i = 1:ncoord
      for j = 1:ncoord-1
        dxdxi(i,j) = 0.;
        for a = 1:nfacenodes
          dxdxi(i,j) = dxdxi(i,j) + coords(i,a)*dNdxi(a,j);
        end
      end
    end
    if (ncoord == 2) 
      dt = sqrt(dxdxi(1,1)^2+dxdxi(2,1)^2);
    elseif (ncoord == 3) 
      dt = sqrt( ((dxdxi(2,1)*dxdxi(3,2))-(dxdxi(2,2)*dxdxi(3,1)))^2 ...
          + ((dxdxi(1,1)*dxdxi(3,2))-(dxdxi(1,2)*dxdxi(3,1)))^2 ...
          + ((dxdxi(1,1)*dxdxi(2,2))-(dxdxi(1,2)*dxdxi(2,1)))^2 );
    end
   for a = 1:nfacenodes
      for i = 1:ndof
        row = ndof*(a-1)+i;
        r(row) = r(row) + N(a)*traction(i)*w(intpt)*dt;
      end
    end
  end
end
%
%====================== Assemble the global stiffness matrix =================
%
function Stif = globalstiffness(ncoord,ndof,nnode,coords,nelem,maxnodes,elident,nelnodes,connect,materialprops,dofs)
%
%   Assemble the global stiffness matrix
%

   Stif = zeros(ndof*nnode,ndof*nnode);
   lmncoord = zeros(ncoord,maxnodes);
   lmndof = zeros(ndof,maxnodes);
%
%   Loop over all the elements
%
   for lmn = 1:nelem
%
%   Extract coords of nodes, DOF for the current element
%
      for a = 1:nelnodes(lmn)
        for i = 1:ncoord
          lmncoord(i,a) = coords(i,connect(a,lmn));
        end
        for i = 1:ndof
          lmndof(i,a) = dofs(ndof*(connect(a,lmn)-1)+i);
        end
      end
    n = nelnodes(lmn);
    ident = elident(lmn);
    kel = elstif(ncoord,ndof,n,ident,lmncoord,materialprops,lmndof);
%
%   Add the current element stiffness:the global stiffness
%
    for a = 1:nelnodes(lmn)
      for i = 1:ndof
        for b = 1:nelnodes(lmn)
          for k = 1:ndof
            rw = ndof*(connect(a,lmn)-1)+i;
            cl = ndof*(connect(b,lmn)-1)+k;
            Stif(rw,cl) = Stif(rw,cl) + kel(ndof*(a-1)+i,ndof*(b-1)+k);
          end
        end
      end
    end
   end
end
%
%===================== Assemble the global traction vector =============
%
function r = globaltraction(ncoord,ndof,nnodes,ndload,coords,nelnodes,elident,connect,dloads,dofs)

   r = zeros(ndof*nnodes,1);
   traction = zeros(ndof,1);

   for load = 1:ndload
%
%     Extract the coords of the nodes on the appropriate element face
%
      lmn = dloads(1,load);
      face = dloads(2,load);
      n = nelnodes(lmn);
      ident = elident(lmn);
      nfnodes = nfacenodes(ncoord,n,ident,face); 
      nodelist = facenodes(ncoord,n,ident,face);     
      lmncoord = zeros(ncoord,nfnodes);
      for a = 1:nfnodes
        for i = 1:ncoord
          lmncoord(i,a) = coords(i,connect(nodelist(a),dloads(1,load)));
        end
        for i = 1:ndof
          lmndof(i,a) = dofs(ndof*(connect(nodelist(a),dloads(1,load))-1)+i);
        end
      end
%
%    Compute the element load vector
%
     for i = 1:ndof
       traction(i) = dloads(i+2,load);
     end

     rel = eldload(ncoord,ndof,nfnodes,ident,lmncoord,traction);
%
%    Assemble the element load vector into global vector
%
     for a = 1:nfnodes
       for i = 1:ndof
         rw = (connect(nodelist(a),dloads(1,load))-1)*ndof+i;
         r(rw) = r(rw) + rel((a-1)*ndof+i);
       end
     end

   end
end       

function print_results(outfile, ...
    nprops,materialprops,ncoord,ndof,nnode,coords, ...
    nelem,maxnodes,connect,nelnodes,elident, ...
    nfix,fixnodes,ndload,dloads,dofs)
%      Print nodal displacements, element strains && stresses:a file

fprintf(outfile,'Nodal Displacements: \n');
   if (ndof == 2) 
     fprintf(outfile,' Node      Coords         u1       u2 \n');
     for i = 1:nnode
      fprintf(outfile,'%3d %8.4f %8.4f %8.4f %8.4f\n', ...
                               i,coords(1,i),coords(2,i),dofs(2*i-1),dofs(2*i));
     end
   elseif (ndof == 3) 
     fprintf(outfile,' Node            Coords            u1       u2       u3 \n');
     for i = 1:nnode
      fprintf(outfile,'%3d %8.4f %8.4f %8.4f %8.4f %8.4f %8.4f \n', ...
                    i,coords(1,i),coords(2,i),coords(3,i),dofs(3*i-2),dofs(3*i-1),dofs(3*i));
     end
   end

   fprintf(outfile,'\n\n Strains and Stresses \n');


   lmncoord = zeros(ncoord,maxnodes);
   displacements = zeros(ndof,maxnodes);

%
%   Loop over all the elements
%
   for lmn = 1:nelem

    fprintf(outfile,' \n Element; %d ',lmn);
    if (ncoord == 2)   
    fprintf(outfile,'  \n int pt    Coords          e_11      e_22     e_12      s_11       s_22      s_12 \n');

    elseif (ncoord == 3) 
    fprintf(outfile,'\n int pt         Coords            e_11      e_22     e_33      e_12       e_13      e_23      s_11      s_22      s_33      s_12      s_13      s_23 \n');
    end
%
%   Extract coords of nodes, DOF for the current element
%
      for a = 1:nelnodes(lmn)
        for i = 1:ncoord
          lmncoord(i,a) = coords(i,connect(a,lmn));
        end
        for i = 1:ndof
          displacements(i,a) = dofs(ndof*(connect(a,lmn)-1)+i);
        end
      end
      n = nelnodes(lmn);
      ident = elident(lmn);
 
      npoints = numberofintegrationpoints(ncoord,n);
      dNdx = zeros(n,ncoord);
      dxdxi = zeros(ncoord,ncoord);
      strain = zeros(ndof,ncoord);
      xi = zeros(ncoord,1);
      x = zeros(ncoord,1);
%
%  Set up integration points 
%
      xilist = integrationpoints(ncoord,n,npoints);
%
%  Loop over the integration points
%
     for intpt = 1:npoints

%     Compute shape functions && derivatives wrt local coords
%
       for i = 1:ncoord
         xi(i) = xilist(i,intpt);
       end
       N = shapefunctions(n,ncoord,ident,xi);      
       dNdxi = shapefunctionderivs(n,ncoord,ident,xi);
%
%     Compute the coords of the integration point
%
      for i = 1:ncoord
        x(i) = 0.;
        for a = 1:n
          x(i) = x(i) + lmncoord(i,a)*N(a);
        end
      end
%
%     Compute the jacobian matrix && its determinant
%
      for i = 1:ncoord
        for j = 1:ncoord
          dxdxi(i,j) = 0.;
          for a = 1:n
            dxdxi(i,j) = dxdxi(i,j) + lmncoord(i,a)*dNdxi(a,j);
          end
        end
      end

      dxidx = inv(dxdxi);
%
%     Convert shape function derivatives:derivatives wrt global coords
%
      for a = 1:n
        for i = 1:ncoord
          dNdx(a,i) = 0.;
          for j = 1:ncoord
            dNdx(a,i) = dNdx(a,i) + dNdxi(a,j)*dxidx(j,i);
          end
        end
      end
%
%     Compute the (infinitesimal) strain by differentiating displacements
%
      for i = 1:ncoord
         for j = 1:ncoord
            strain(i,j) = 0.;
            for a = 1:n
              strain(i,j) = strain(i,j) + 0.5*(displacements(i,a)*dNdx(a,j)+displacements(j,a)*dNdx(a,i));
            end
         end
      end

      stress = materialstress(ndof,ncoord,strain,materialprops);

      if (ncoord == 2) 

      fprintf(outfile,'%5d %7.4f %7.4f %9.4f %9.4f %9.4f %9.4f %9.4f %9.4f \n', ...
        intpt,x(1),x(2),strain(1,1),strain(2,2),strain(1,2),stress(1,1),stress(2,2),stress(1,2));


      elseif (ncoord == 3) 

      fprintf(outfile,'%5d %7.4f %7.4f %7.4f %9.4f %9.4f %9.4f %9.4f %9.4f %9.4f %9.4f %9.4f %9.4f %9.4f %9.4f %9.4f \n',...
              intpt,x(1),x(2),x(3), ...
              strain(1,1),strain(2,2),strain(3,3),strain(1,2),strain(1,3),strain(2,3), ...
              stress(1,1),stress(2,2),stress(3,3),stress(1,2),stress(1,3),stress(2,3));
      end
     end
   end
end

%==============================Function read_input_file =================
 function [nprops,materialprops,ncoord,ndof,nnode,coords,nelem,maxnodes, ...
                connect,nelnodes,elident,nfix,fixnodes,ndload,dloads] = read_input_file(infile) 

 cellarray=textscan(infile,'%s');

%  Total no. material parameters, && list of parameters
%
   nprops = str2num(cellarray{1}{2});
   materialprops = zeros(nprops,1);
   cellno = 2;
   for i = 1:nprops
     cellno = cellno + 2;  
     materialprops(i) = str2num(cellarray{1}{cellno});
   end;
%
%    no. coords (1:3), no. DOF, no. nodes && nodal coordinates
%
   cellno = cellno + 2;
   ncoord = str2num(cellarray{1}{cellno});
   cellno = cellno + 2;
   ndof = str2num(cellarray{1}{cellno});
   cellno = cellno + 2;
   nnode = str2num(cellarray{1}{cellno});
 
   coords = zeros(ncoord,nnode);
   cellno = cellno + 1;
   for i = 1 : nnode
     for j = 1 : ncoord
       cellno = cellno + 1;
       coords(j,i) = str2num(cellarray{1}{cellno});
     end;
   end;
%
%    No. elements && connectivity
%
   cellno = cellno + 2;
   nelem = str2num(cellarray{1}{cellno});
   cellno = cellno + 2;
   maxnodes = str2num(cellarray{1}{cellno});
   connect = zeros(maxnodes,nelem);
   nelnodes = zeros(nelem,1);
   elident = zeros(nelem,1);
   cellno = cellno + 3;
   for i = 1 : nelem
     cellno = cellno + 1;
     elident(i) = str2num(cellarray{1}{cellno});
     cellno = cellno + 1;
     nelnodes(i) = str2num(cellarray{1}{cellno});
     for j = 1 : nelnodes(i)
       cellno = cellno + 1;
       connect(j,i) = str2num(cellarray{1}{cellno});
     end
   end
%
%    No. nodes with prescribed displacements, with the prescribed displacements
% 
   cellno = cellno + 2;
   nfix = str2num(cellarray{1}{cellno});
   cellno = cellno + 3;
   fixnodes = zeros(3,nfix);
   for i = 1 : nfix
      cellno = cellno + 1;
      fixnodes(1,i) = str2num(cellarray{1}{cellno});
      cellno = cellno + 1;
      fixnodes(2,i) = str2num(cellarray{1}{cellno});
      cellno = cellno + 1;
      fixnodes(3,i) = str2num(cellarray{1}{cellno});
   end;
%
%    No. loaded element faces, with the loads
%
    cellno = cellno + 2;
    ndload = str2num(cellarray{1}{cellno});
    cellno = cellno + 3;
    dloads = zeros(2+ndof,ndload);
    for i = 1 : ndload
       cellno = cellno + 1;
       dloads(1,i) = str2num(cellarray{1}{cellno});
       cellno = cellno + 1;
       dloads(2,i) = str2num(cellarray{1}{cellno});
       for j = 1 : ndof
         cellno = cellno + 1;
         dloads(j+2,i) = str2num(cellarray{1}{cellno});
       end;
    end;
    
 end
  function plotmesh(coords,ncoord,nnode,connect,nelem,elident,nelnodes,color)
% Function to plot a mesh.  
    f2D_3 = [1,2,3];
    f2D_4 = [1,2,3,4];
    f2D_6 = [1,4,2,5,3,6];
    f2D_8 = [1,5,2,6,3,7,4,8];
    f3D_4 = [[1,2,3];[1,4,2];[2,4,3];[3,4,1]];
    f3D_10 = [[1,5,2,6,3,7];[1,8,4,9,2,5];[2,9,4,10,3,6];[3,10,4,8,1,7]];
    f3D_8 = [[1,2,3,4];[5,8,7,6];[1,5,6,2];[2,3,7,6];[3,7,8,4];[4,8,5,1]];
    f3D_20 = [[1,9,2,10,3,11,4,12];[5,16,8,15,7,14,6,13];
              [1,17,5,13,6,18,2,9];[2,18,6,14,7,19,3,10];
              [3,19,7,15,8,20,4,11];[4,20,8,16,5,17,1,12]];

   hold on
   if (ncoord==2)  % Plot a 2D mesh
       for lmn = 1:nelem
           for i = 1:nelnodes(lmn)
               x(i,1:2) = coords(1:2,connect(i,lmn));
           end
           scatter(x(:,1),x(:,2),'MarkerFaceColor','r');
           if (nelnodes(lmn)==3) 
               patch('Vertices',x,'Faces',f2D_3,'FaceColor','none','EdgeColor',color);
           elseif (nelnodes(lmn)==4)
               patch('Vertices',x,'Faces',f2D_4,'FaceColor','none','EdgeColor',color);
           elseif (nelnodes(lmn)==6) 
               patch('Vertices',x,'Faces',f2D_6,'FaceColor','none','EdgeColor',color);
           elseif (nelnodes(lmn)==8 || nelnodes(lmn)==9)
               patch('Vertices',x,'Faces',f2D_8,'FaceColor','none','EdgeColor',color);
           end
       end
   elseif (ncoord==3) % Plot a 3D mesh
       for lmn = 1:nelem
           for i = 1:nelnodes(lmn)
               x(i,1:3) = coords(1:3,connect(i,lmn));
           end
           scatter3(x(:,1),x(:,2),x(:,3),'MarkerFaceColor','r');
           if (nelnodes(lmn)==4) 
               patch('Vertices',x,'Faces',f3D_4,'FaceColor','none','EdgeColor',color);
           elseif (nelnodes(lmn)==10)
               patch('Vertices',x,'Faces',f3D_10,'FaceColor','none','EdgeColor',color);
           elseif (nelnodes(lmn)==8) 
               patch('Vertices',x,'Faces',f3D_8,'FaceColor','none','EdgeColor',color);
           elseif (nelnodes(lmn)==20)
               patch('Vertices',x,'Faces',f3D_20,'FaceColor','none','EdgeColor',color);
           end
       end    
   end
   axis equal
   hold off
end
